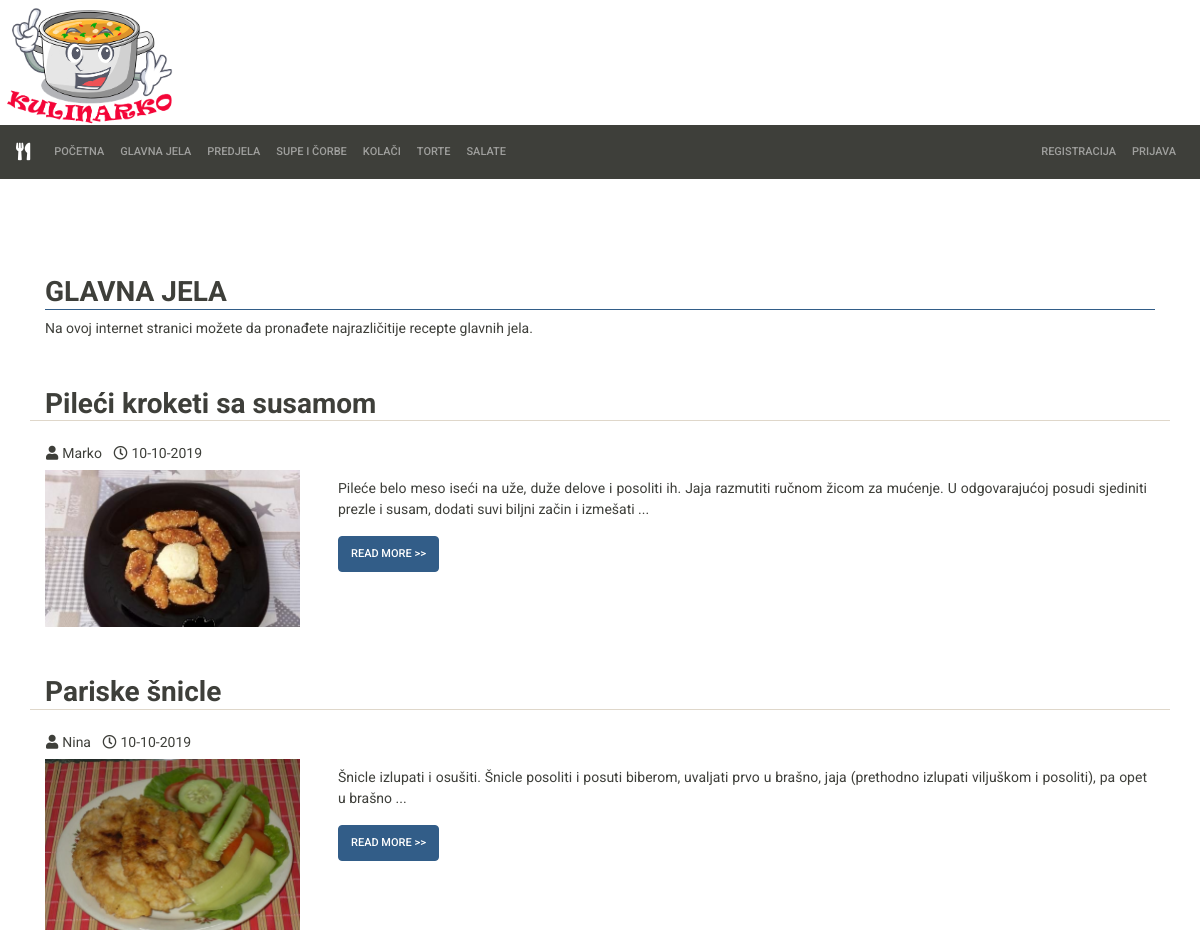
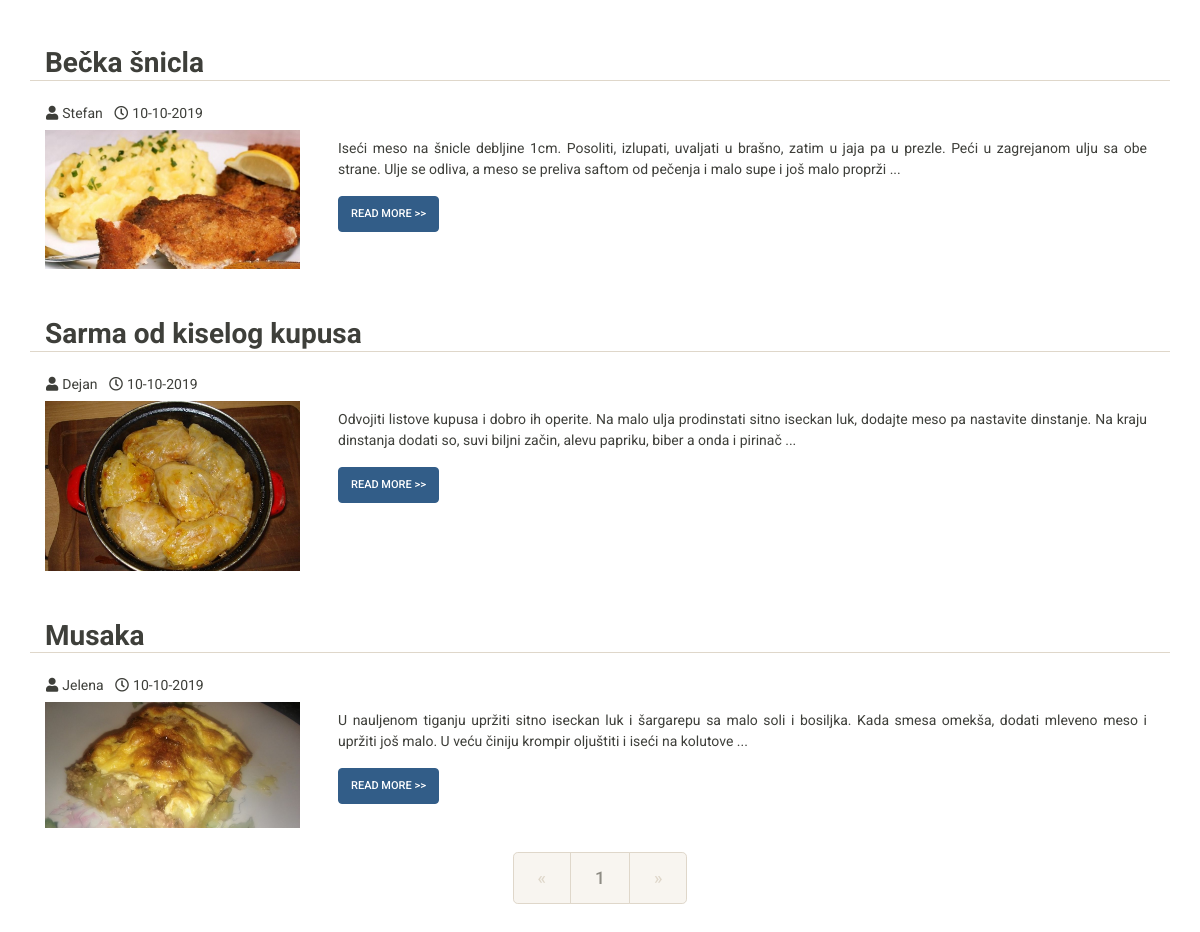
/glavnaJela.php, run on an earlier commit of the app's database (2 pictures, top to bottom).
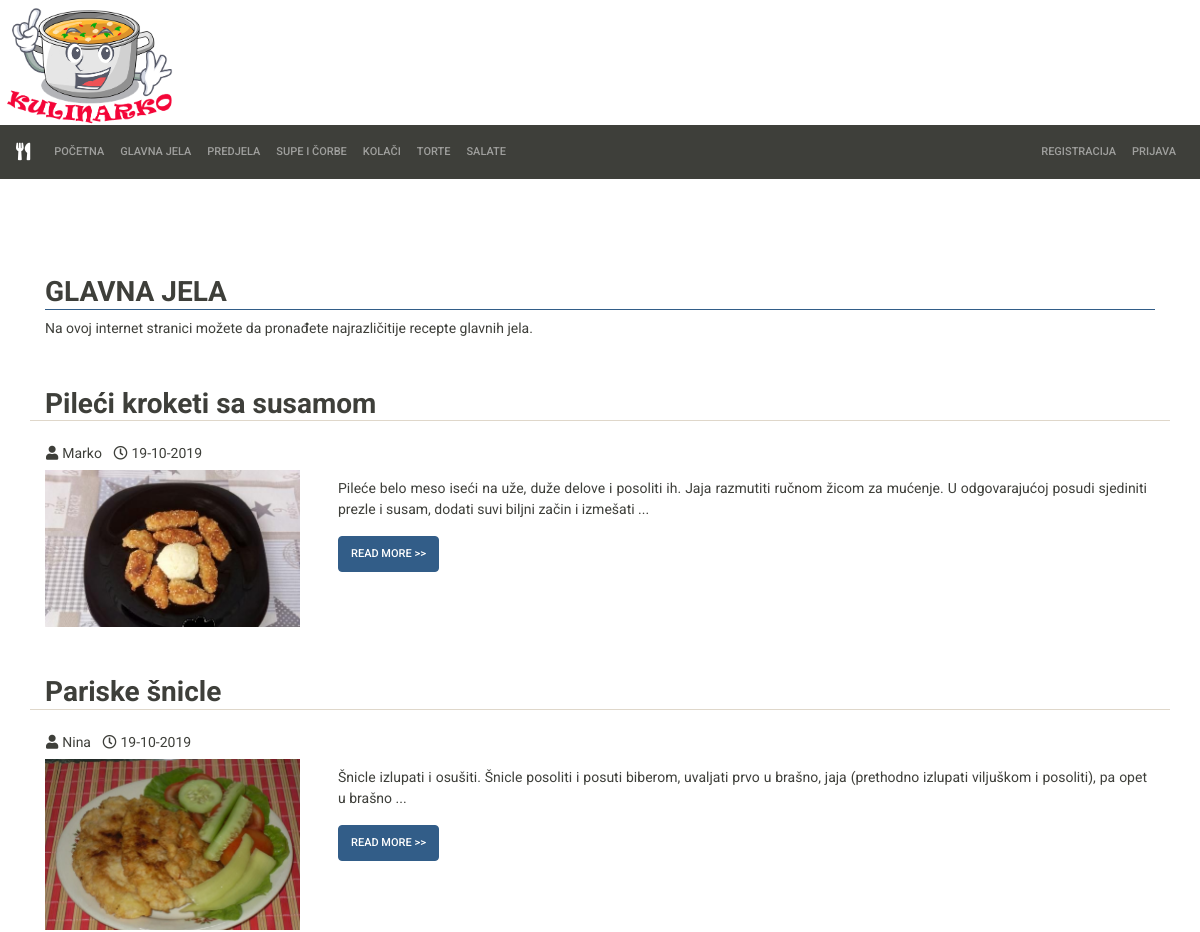
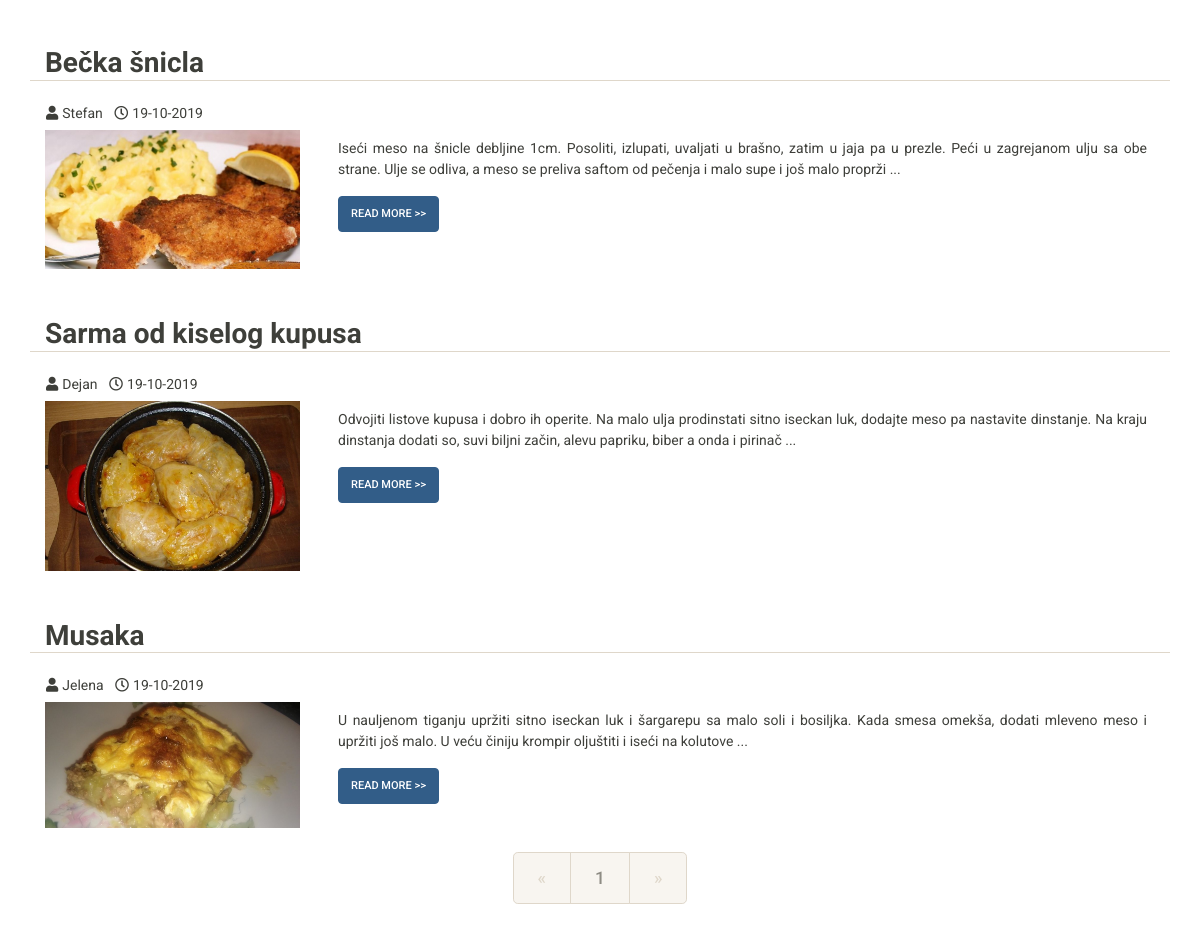
And on a later commit of the database (2 pictures, top to bottom).
### tables this page shows
CREATE TABLE IF NOT EXISTS `recepti` (
  `recept_id` int(11) NOT NULL AUTO_INCREMENT,
  `naziv_recepta` varchar(40) NOT NULL,
  `sastojci` varchar(512) NOT NULL,
  `slika_jela` varchar(256) DEFAULT NULL,
  `sadrzaj_recepta` text NOT NULL,
  `kategorija_jela` int(11) NOT NULL,
  `datum_unosa` timestamp NOT NULL DEFAULT CURRENT_TIMESTAMP ON UPDATE CURRENT_TIMESTAMP,
  `vreme_pripreme` varchar(20) NOT NULL,
  `autor_recepta` varchar(25) NOT NULL,
  PRIMARY KEY (`recept_id`),
  KEY `recept_korisnika` (`autor_recepta`),
  KEY `kategorija_recepta` (`kategorija_jela`)
);

CREATE TABLE IF NOT EXISTS `korisnici` (
  `korisnicko_ime` varchar(20) NOT NULL COMMENT 'korisnicko ime mora biti jedinstveno',
  `lozinka` varchar(64) NOT NULL,
  `ime` varchar(25) NOT NULL,
  `prezime` varchar(25) NOT NULL,
  `el_adresa` varchar(128) NOT NULL,
  `datum_rodjenja` date DEFAULT NULL,
  `adresa_stanovanja` varchar(128) DEFAULT NULL,
  `drzava_stanovanja` varchar(128) DEFAULT NULL,
  `pol` varchar(1) DEFAULT NULL,
  `telefon` varchar(20) DEFAULT NULL,
  `mobilni_telefon` varchar(20) DEFAULT NULL,
  `administrator` tinyint(1) DEFAULT NULL,
  `datum_unosa` timestamp NOT NULL DEFAULT CURRENT_TIMESTAMP,
  `datum_izmene` timestamp NOT NULL DEFAULT CURRENT_TIMESTAMP ON UPDATE CURRENT_TIMESTAMP,
  PRIMARY KEY (`korisnicko_ime`)
);

### glavnaJela.php (the view, shortened to what the changed rows need)
<!DOCTYPE html>
<html lang="en">
<head>
    <link rel="stylesheet" type="text/css" href="./bootstrap/bootstrap.css">
    <link rel="stylesheet" href="./fontawesome/css/all.css">
    <link rel="stylesheet" type="text/css" href="./css/nasiStilovi.css">
</head>
<body>
    <div class="container mt-5 pt-5">
        <h2 class="border-bottom border-primary"> <strong> GLAVNA JELA </strong> </h2>
        <?php
            $servername = "localhost";
            $username = "root";
            $password = "";
            $dbname = "kulinarko";
            $datatable = "recepti";
            $datatable_kor = "korisnici";
            $results_per_page = 10;
            $mysqli = new mysqli($servername, $username, $password, $dbname);
            if ( $mysqli->connect_error ) {
                echo "Error: ".$mysqli->connect_error;
            } else {
                $mysqli->set_charset("utf8");
                if (isset($_GET["page"])) {
                    $page = $_GET["page"];
                } else {
                    $page = 1;
                };
                $start_from = ($page-1) * $results_per_page;
                $query = "SELECT * FROM ".$datatable." WHERE KATEGORIJA_JELA = 2 ORDER BY DATUM_UNOSA ASC LIMIT $start_from, ".$results_per_page;
                $result = $mysqli->query($query);
                if ( $result == FALSE ) {
                    echo "Error: ".$mysqli->error($connection);
                } else {
                    while( $row = $result->fetch_assoc() ) {
                        $timestamp = strtotime($row["datum_unosa"]);
                        $date = date('d-m-Y', $timestamp);
                        $query_imeAutora = "SELECT * FROM ".$datatable_kor." WHERE korisnicko_ime = '".$row["autor_recepta"]."'";
                        $result_imeAutora = $mysqli->query($query_imeAutora);
                        if ( $result_imeAutora == FALSE ) {
                            $imeAutora = $row["autor_recepta"];
                        } else {
                            $row_users = $result_imeAutora->fetch_assoc();
                            $imeAutora = $row_users["ime"];
                        }
                        $sadrzajRecepta = $row["sadrzaj_recepta"];
                        $pozPoslednjeCeleReci = strpos($sadrzajRecepta, '.', 150);
                        $skraceniSadrzaj = substr($sadrzajRecepta, 0, $pozPoslednjeCeleReci);
                        $skraceniSadrzaj = $skraceniSadrzaj." ...";
                        echo "<div class='mt-5'>";
                        echo "<div class='row'>";
                        echo "<h2 class='col-12 border-bottom'> <strong>".$row["naziv_recepta"]."</strong> </h2>";
                        echo "</div>";
                        echo "<div class='row'>";
                        echo "<p class='col-12 text-capitalize'> <h6> <i class='fas fa-user ml-3 mr-1'></i>".$imeAutora." <i class='far fa-clock ml-2 mr-1'></i>".$date."</h6> </p>";
                        echo "</div>";
                        echo "<div class='row'>";
                        echo "<img src='".$row["slika_jela"]."' alt='Ime slike' class='col-9 col-md-3 rounded float-left'>";
                        echo "<p clas='col-9'>";
                        echo "<div class='d-flex flex-column mb-3 col-9'>";
                        echo "<div class='p-2 text-justify'>".$skraceniSadrzaj."</div>";
                        echo "<div class='p-2'>";
                        echo "<form method='POST' action='receptDetaljno.php'>";
                        echo "<button type='submit' class='btn btn-primary float-left'> Read More >> </button>";
                        echo "</form>";
                        echo "</div>";
                        echo "</div>";
                        echo "</p>";
                        echo "</div>";
                        echo "</div>";
                    }
                }
            }
        ?>
</body>
</html>

What changed in the data, as far as the page shows it:
changed recepti "Pileći kroketi sa susamom": datum_unosa "10-10-2019" → "19-10-2019"
changed recepti "Pariske šnicle": datum_unosa "10-10-2019" → "19-10-2019"
changed recepti "Bečka šnicla": datum_unosa "10-10-2019" → "19-10-2019"
changed recepti "Sarma od kiselog kupusa": datum_unosa "10-10-2019" → "19-10-2019"
changed recepti "Musaka": datum_unosa "10-10-2019" → "19-10-2019"
